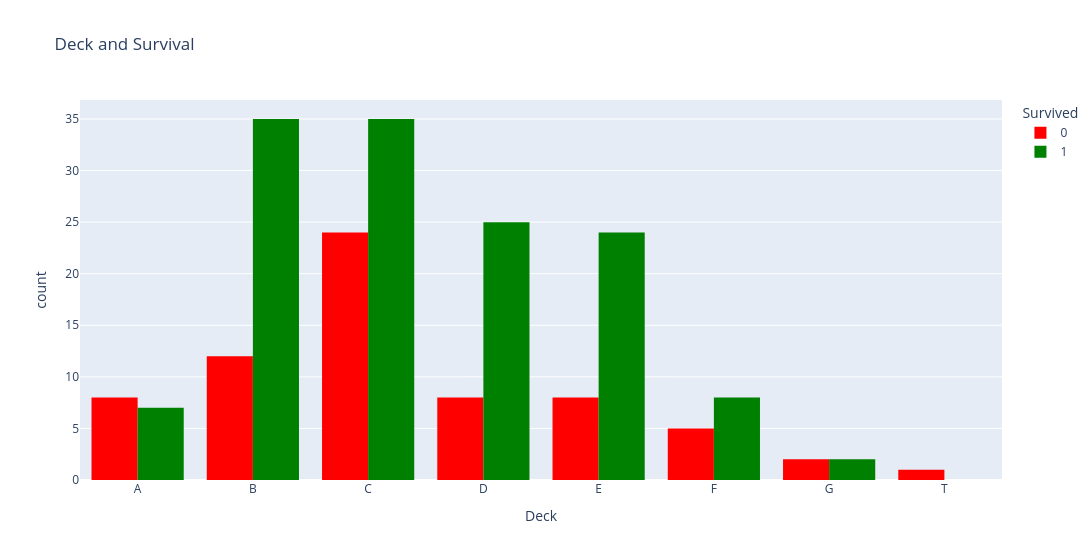

The cell this chart's notebook holds for it:
### Code cell
cabin_surv = px.histogram(
    df.sort_values(by='Deck'),
    x='Deck',
    color='Survived',
    color_discrete_map={1:'green',0:'red'},
    title="Deck and Survival",
    barmode='group',
    width=2000
)
cabin_surv.show()

### Figure 1 — Plotly figure (JSON) as saved in the notebook; plotly's stock layout.template omitted (floating-point values rounded to 4 significant figures; data arrays with more than 128 entries replaced by an {"elided": "..."} marker saying what was removed)
{"data": [{"alignmentgroup": "True", "bingroup": "x", "hovertemplate": "Survived=0<br>Deck=%{x}<br>count=%{y}<extra></extra>", "legendgroup": "0", "marker": {"color": "red", "pattern": {"shape": ""}}, "name": "0", "offsetgroup": "0", "orientation": "v", "showlegend": true, "type": "histogram", "x": {"elided": "549 str values"}, "xaxis": "x", "yaxis": "y"}, {"alignmentgroup": "True", "bingroup": "x", "hovertemplate": "Survived=1<br>Deck=%{x}<br>count=%{y}<extra></extra>", "legendgroup": "1", "marker": {"color": "green", "pattern": {"shape": ""}}, "name": "1", "offsetgroup": "1", "orientation": "v", "showlegend": true, "type": "histogram", "x": {"elided": "342 str values"}, "xaxis": "x", "yaxis": "y"}], "layout": {"barmode": "group", "legend": {"title": {"text": "Survived"}, "tracegroupgap": 0}, "title": {"text": "Deck and Survival"}, "width": 2000, "xaxis": {"anchor": "y", "domain": [0, 1], "title": {"text": "Deck"}}, "yaxis": {"anchor": "x", "domain": [0, 1], "title": {"text": "count"}}}}
